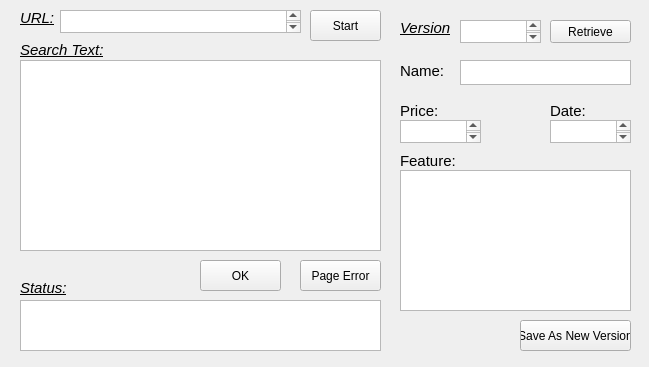
<?xml version="1.0" encoding="UTF-8"?>
<ui version="4.0">
 <class>waybackSearch</class>
 <widget class="QWidget" name="waybackSearch">
  <property name="geometry">
   <rect>
    <x>0</x>
    <y>0</y>
    <width>649</width>
    <height>367</height>
   </rect>
  </property>
  <property name="windowTitle">
   <string>waybackSearch</string>
  </property>
  <widget class="QTextEdit" name="searchText">
   <property name="geometry">
    <rect>
     <x>20</x>
     <y>60</y>
     <width>361</width>
     <height>191</height>
    </rect>
   </property>
   <property name="textInteractionFlags">
    <set>Qt::LinksAccessibleByKeyboard|Qt::LinksAccessibleByMouse|Qt::TextBrowserInteraction|Qt::TextEditable|Qt::TextEditorInteraction|Qt::TextSelectableByKeyboard|Qt::TextSelectableByMouse</set>
   </property>
  </widget>
  <widget class="QPushButton" name="okButton">
   <property name="geometry">
    <rect>
     <x>200</x>
     <y>260</y>
     <width>81</width>
     <height>31</height>
    </rect>
   </property>
   <property name="text">
    <string>OK</string>
   </property>
  </widget>
  <widget class="QTextEdit" name="status">
   <property name="geometry">
    <rect>
     <x>20</x>
     <y>300</y>
     <width>361</width>
     <height>51</height>
    </rect>
   </property>
   <property name="mouseTracking">
    <bool>false</bool>
   </property>
   <property name="textInteractionFlags">
    <set>Qt::TextSelectableByKeyboard|Qt::TextSelectableByMouse</set>
   </property>
  </widget>
  <widget class="QPushButton" name="errButton">
   <property name="geometry">
    <rect>
     <x>300</x>
     <y>260</y>
     <width>81</width>
     <height>31</height>
    </rect>
   </property>
   <property name="text">
    <string>Page Error</string>
   </property>
  </widget>
  <widget class="QLabel" name="searchTextLabel">
   <property name="geometry">
    <rect>
     <x>20</x>
     <y>40</y>
     <width>91</width>
     <height>20</height>
    </rect>
   </property>
   <property name="font">
    <font>
     <pointsize>11</pointsize>
     <italic>true</italic>
     <underline>true</underline>
    </font>
   </property>
   <property name="text">
    <string>Search Text:</string>
   </property>
  </widget>
  <widget class="QLabel" name="statusLabel">
   <property name="geometry">
    <rect>
     <x>20</x>
     <y>280</y>
     <width>61</width>
     <height>16</height>
    </rect>
   </property>
   <property name="font">
    <font>
     <pointsize>11</pointsize>
     <italic>true</italic>
     <underline>true</underline>
    </font>
   </property>
   <property name="text">
    <string>Status:</string>
   </property>
  </widget>
  <widget class="QTextEdit" name="price">
   <property name="geometry">
    <rect>
     <x>400</x>
     <y>120</y>
     <width>81</width>
     <height>23</height>
    </rect>
   </property>
  </widget>
  <widget class="QLabel" name="versionLabel">
   <property name="geometry">
    <rect>
     <x>400</x>
     <y>20</y>
     <width>51</width>
     <height>16</height>
    </rect>
   </property>
   <property name="font">
    <font>
     <pointsize>11</pointsize>
     <italic>true</italic>
     <underline>true</underline>
    </font>
   </property>
   <property name="text">
    <string>Version</string>
   </property>
  </widget>
  <widget class="QLabel" name="priceLabel">
   <property name="geometry">
    <rect>
     <x>400</x>
     <y>100</y>
     <width>41</width>
     <height>21</height>
    </rect>
   </property>
   <property name="font">
    <font>
     <pointsize>11</pointsize>
    </font>
   </property>
   <property name="text">
    <string>Price:</string>
   </property>
  </widget>
  <widget class="QLabel" name="featureLabel">
   <property name="geometry">
    <rect>
     <x>400</x>
     <y>150</y>
     <width>61</width>
     <height>21</height>
    </rect>
   </property>
   <property name="font">
    <font>
     <pointsize>11</pointsize>
    </font>
   </property>
   <property name="text">
    <string>Feature:</string>
   </property>
  </widget>
  <widget class="QTextEdit" name="feature">
   <property name="geometry">
    <rect>
     <x>400</x>
     <y>170</y>
     <width>231</width>
     <height>141</height>
    </rect>
   </property>
  </widget>
  <widget class="QPushButton" name="saveButton">
   <property name="geometry">
    <rect>
     <x>520</x>
     <y>320</y>
     <width>111</width>
     <height>31</height>
    </rect>
   </property>
   <property name="text">
    <string>Save As New Version</string>
   </property>
  </widget>
  <widget class="QPushButton" name="retriveButton">
   <property name="geometry">
    <rect>
     <x>550</x>
     <y>20</y>
     <width>81</width>
     <height>23</height>
    </rect>
   </property>
   <property name="text">
    <string>Retrieve</string>
   </property>
  </widget>
  <widget class="QTextEdit" name="version">
   <property name="geometry">
    <rect>
     <x>460</x>
     <y>20</y>
     <width>81</width>
     <height>23</height>
    </rect>
   </property>
  </widget>
  <widget class="QTextEdit" name="url">
   <property name="geometry">
    <rect>
     <x>60</x>
     <y>10</y>
     <width>241</width>
     <height>23</height>
    </rect>
   </property>
  </widget>
  <widget class="QLabel" name="urlLabel">
   <property name="geometry">
    <rect>
     <x>20</x>
     <y>10</y>
     <width>41</width>
     <height>16</height>
    </rect>
   </property>
   <property name="font">
    <font>
     <pointsize>11</pointsize>
     <italic>true</italic>
     <underline>true</underline>
    </font>
   </property>
   <property name="text">
    <string>URL:</string>
   </property>
  </widget>
  <widget class="QPushButton" name="startButton">
   <property name="geometry">
    <rect>
     <x>310</x>
     <y>10</y>
     <width>71</width>
     <height>31</height>
    </rect>
   </property>
   <property name="text">
    <string>Start</string>
   </property>
  </widget>
  <widget class="QLabel" name="dateLabel">
   <property name="geometry">
    <rect>
     <x>550</x>
     <y>100</y>
     <width>41</width>
     <height>21</height>
    </rect>
   </property>
   <property name="font">
    <font>
     <pointsize>11</pointsize>
    </font>
   </property>
   <property name="text">
    <string>Date:</string>
   </property>
  </widget>
  <widget class="QTextEdit" name="date">
   <property name="geometry">
    <rect>
     <x>550</x>
     <y>120</y>
     <width>81</width>
     <height>23</height>
    </rect>
   </property>
  </widget>
  <widget class="QLabel" name="priceLabel_2">
   <property name="geometry">
    <rect>
     <x>400</x>
     <y>60</y>
     <width>51</width>
     <height>21</height>
    </rect>
   </property>
   <property name="font">
    <font>
     <pointsize>11</pointsize>
    </font>
   </property>
   <property name="text">
    <string>Name:</string>
   </property>
  </widget>
  <widget class="QTextEdit" name="price_2">
   <property name="geometry">
    <rect>
     <x>460</x>
     <y>60</y>
     <width>171</width>
     <height>25</height>
    </rect>
   </property>
  </widget>
 </widget>
 <resources/>
 <connections/>
</ui>
